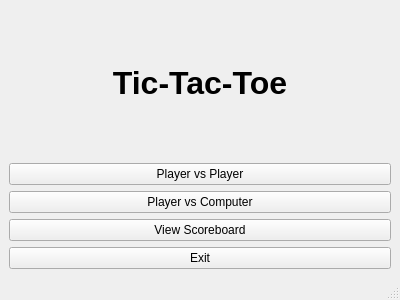
<?xml version="1.0" encoding="UTF-8"?>
<ui version="4.0">
 <class>MainWindow</class>
 <widget class="QMainWindow" name="MainWindow">
  <property name="geometry">
   <rect>
    <x>0</x>
    <y>0</y>
    <width>400</width>
    <height>300</height>
   </rect>
  </property>
  <property name="windowTitle">
   <string>Tic Tac Toe</string>
  </property>
  <widget class="QWidget" name="centralwidget">
   <layout class="QVBoxLayout" name="verticalLayout">
    <item>
     <widget class="QLabel" name="titleLabel">
      <property name="font">
       <font>
        <pointsize>24</pointsize>
        <bold>true</bold>
       </font>
      </property>
      <property name="text">
       <string>Tic-Tac-Toe</string>
      </property>
      <property name="alignment">
       <set>Qt::AlignCenter</set>
      </property>
     </widget>
    </item>
    <item>
     <widget class="QPushButton" name="btnPlayerVsPlayer">
      <property name="text">
       <string>Player vs Player</string>
      </property>
     </widget>
    </item>
    <item>
     <widget class="QPushButton" name="btnPlayerVsComputer">
      <property name="text">
       <string>Player vs Computer</string>
      </property>
     </widget>
    </item>
    <item>
     <widget class="QPushButton" name="btnViewScoreboard">
      <property name="text">
       <string>View Scoreboard</string>
      </property>
     </widget>
    </item>
    <item>
     <widget class="QPushButton" name="btnExit">
      <property name="text">
       <string>Exit</string>
      </property>
     </widget>
    </item>
   </layout>
  </widget>
  <widget class="QStatusBar" name="statusbar"/>
 </widget>
 <resources/>
 <connections/>
</ui>
